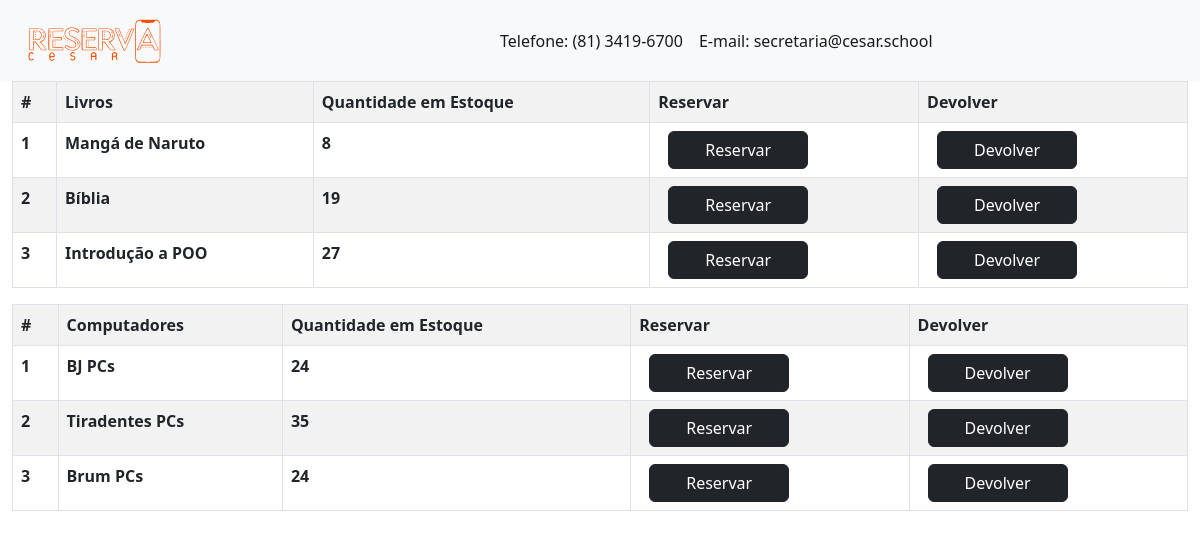
Screenshot of /inventory/ with the database file from the repository.
### fdsApp/models.py (models this page shows, shortened)
class fdsApp(models.Model):
    name = models.CharField(max_length=100, null=False, blank=False)
    quantity_in_stock = models.IntegerField(null=False, blank=False)

class computers(models.Model):
    c_name = models.CharField(max_length=100, null=False, blank=False)
    c_quantity_in_stock = models.IntegerField(null=False, blank=False)

### fdsApp/views.py (the view)
# urls.py: path("", inventory_list, name="inventory_list"),
def inventory_list(request, book_id=None):
    inventories = fdsApp.objects.all()
    inventorypc = computers.objects.all()
    context = {
        "title": "Inventory List",
        "inventories": inventories,
        "inventorypc": inventorypc,
    }
    return render(request, "fds_app/inventory_list.html", context=context)

### templates/fds_app/inventory_list.html
{% extends '../layout.html' %}
{% block content %}
<div class="content-section">
    <table class="table table-striped table-bordered table-hovet">
        <div class="thead-dark">
          <tr>
            <th scope="col">#</th>
            <th scope="col">Livros</th>
            <th scope="col">Quantidade em Estoque</th>
            <th scope="col">Reservar</th>
            <th scope="col">Devolver</th>
          </tr>
        </div>
        <div>
          {% for fdsApp in inventories %}
            <tr style='cursor: pointer; cursor: hand;'>
              <th scope="row">{{ forloop.counter }}</th>
              <th scope="row">{{ fdsApp.name }}</th>
              <th scope="row">{{ fdsApp.quantity_in_stock }}</th>
                 <th scope="row">  <a href="{% url 'reserve_book'  fdsApp.id %}" type="button"  style="width:140px; margin-left:10px;"
                                        class="btn btn-dark" title="Reservar"> Reservar</a>   </th>
                <th scope="row"> <a href="{% url 'return_book' fdsApp.id %}" type="button"  style="width:140px; margin-left:10px;"
                                        class="btn btn-dark" title="Devolver"> Devolver</a> </th>
            </tr>
          {% endfor %}
          </div>
    </table>
      <table class="table table-striped table-bordered table-hovet">
          <div class="thead-dark">
            <tr>
              <th scope="col">#</th>
              <th scope="col">Computadores</th>
              <th scope="col">Quantidade em Estoque</th>
              <th scope="col">Reservar</th>
              <th scope="col">Devolver</th>
            </tr>
          </div>
          <div>
            {% for computers in inventorypc %}
              <tr style='cursor: pointer; cursor: hand;'>
                <th scope="row">{{ forloop.counter }}</th>
                <th scope="row">{{ computers.c_name }}</th>
                <th scope="row">{{ computers.c_quantity_in_stock }}</th>
                   <th scope="row">  <a href="{% url 'reserve_computer' computers.id %}" type="button"  style="width:140px; margin-left:10px;"
                                        class="btn btn-dark" title="Reservar" id="reserve"> Reservar</a>   </th>
                <th scope="row"> <a href="{% url 'free_compute' computers.id %}" type="button"  style="width:140px; margin-left:10px;"
                                        class="btn btn-dark" title="Devolver" id="devolver"> Devolver</a> </th>
              </tr>
            {% endfor %}
            </div>
      </table>
</div>
{% endblock %}

### templates/layout.html (shortened to what this page needs)
{% load static %}
<!DOCTYPE html>
<html lang="en">
<head>
    <link href="https://cdn.jsdelivr.net/npm/bootstrap@5.2.2/dist/css/bootstrap.min.css" rel="stylesheet">
</head>
<body>
    <nav class="navbar navbar-expand-lg bg-light">
        <div class="container-fluid">
          <div class="collapse navbar-collapse" id="navbarNav">
            <ul class="navbar-nav">
                <li class="nav-item">
                    <a class="nav-link active" aria-current="page" href="#">Telefone: (81) 3419-6700 </a>
                </li>
                <li class="nav-item">
                    <a class="nav-link active" aria-current="page" href="#">E-mail: secretaria@cesar.school </a>
                </li>
            </ul>
          </div>
        </div>
      </nav>
      <main>
        <div class="container-fluid">
            <div clas="row">
                    {% block content %}
                    {% endblock %}
            </div>
        </div>
      </main>
</body>
</html>

### rows the page displays
fdsApp: name "Mangá de Naruto", quantity_in_stock "8"
fdsApp: name "Bíblia", quantity_in_stock "19"
fdsApp: name "Introdução a POO", quantity_in_stock "27"
computers: c_name "BJ PCs", c_quantity_in_stock "24"
computers: c_name "Tiradentes PCs", c_quantity_in_stock "35"
computers: c_name "Brum PCs", c_quantity_in_stock "24"
